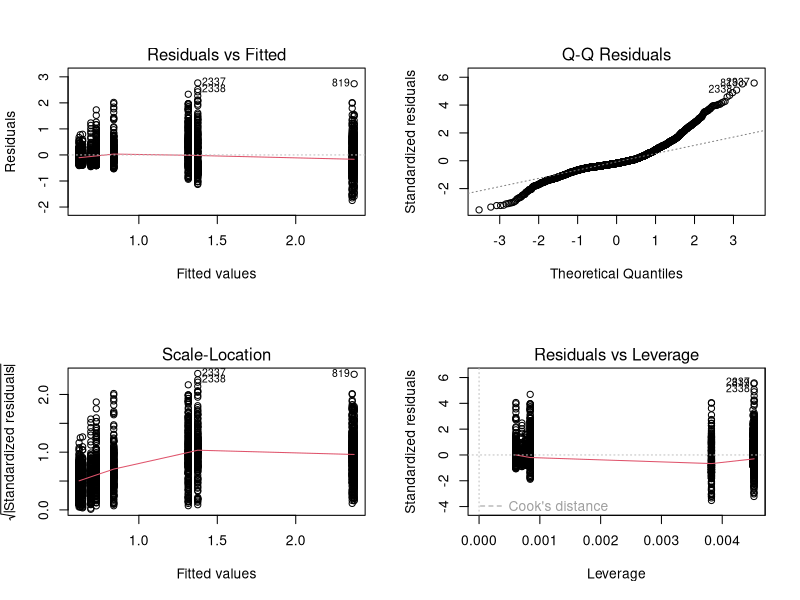
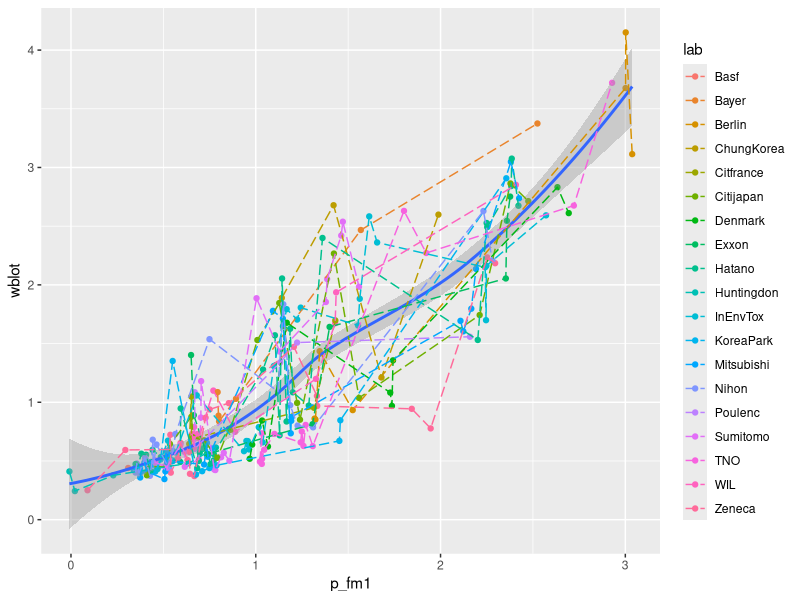
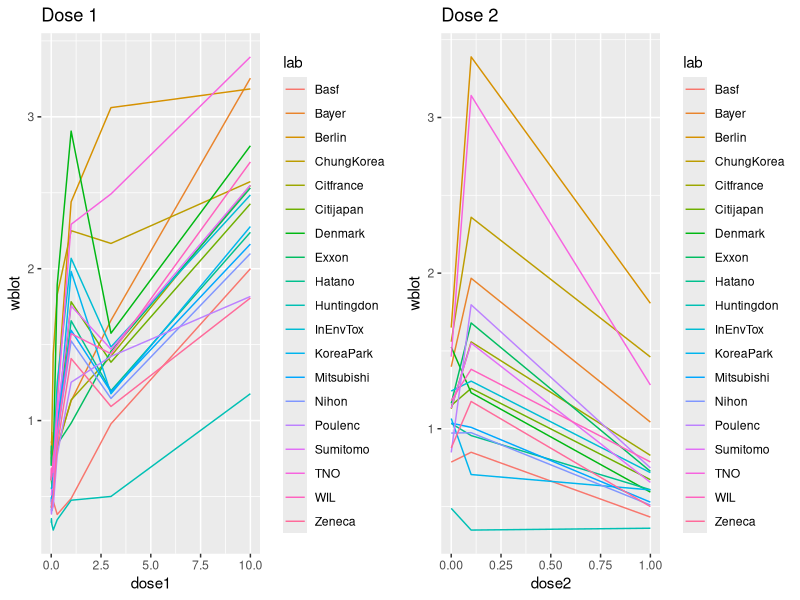
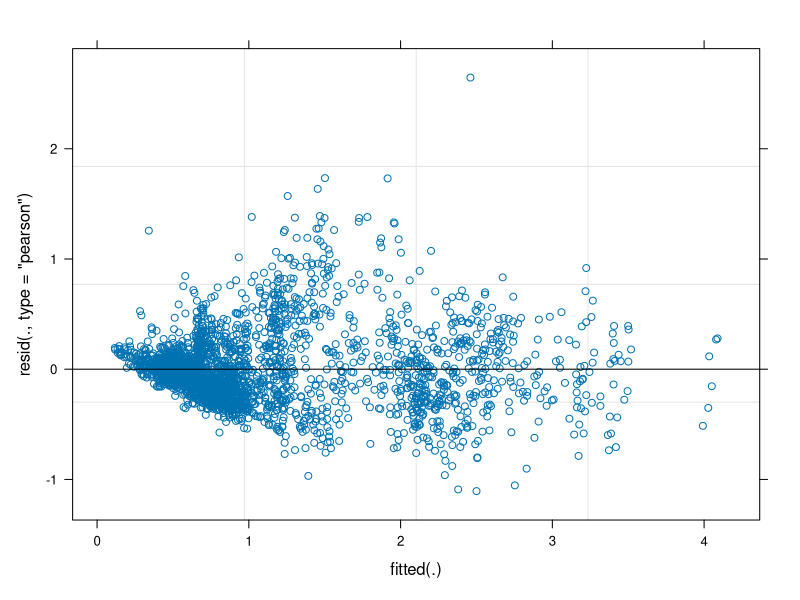
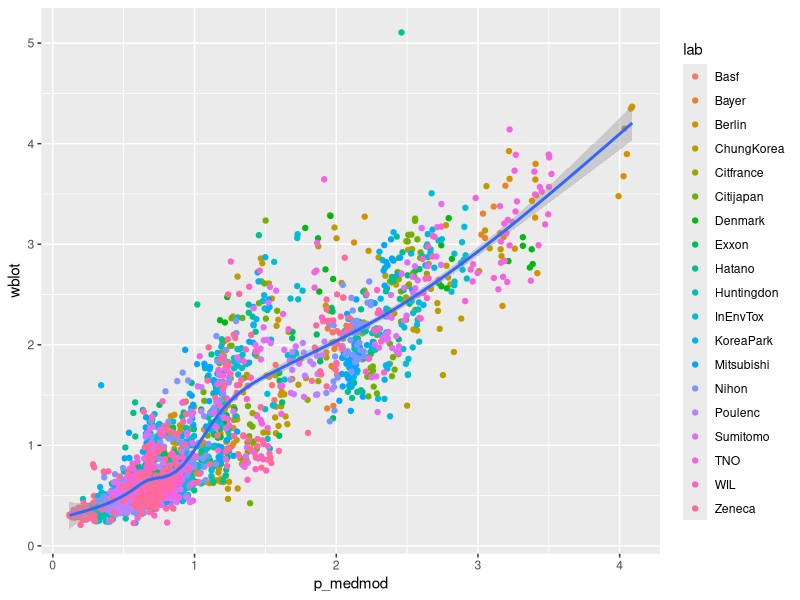
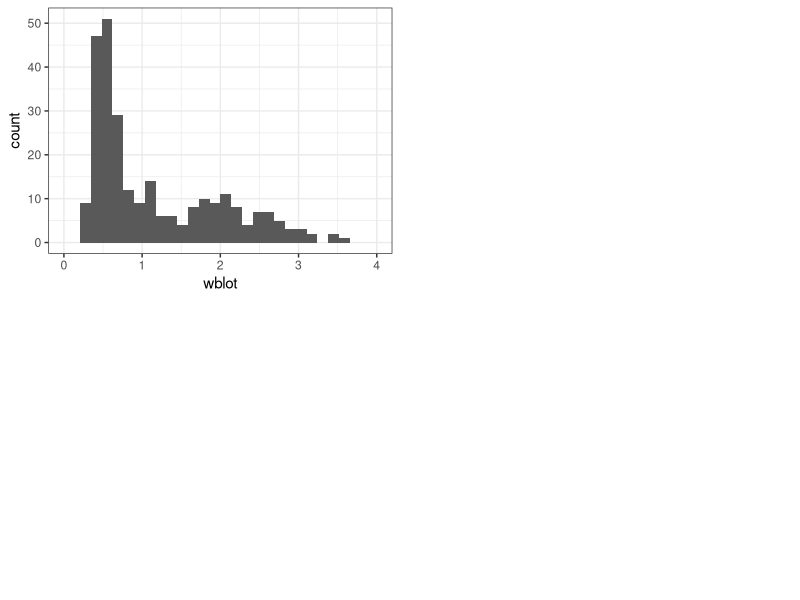

Here is the R script that generated these plots, in order: (Note: this script raises an error after producing the figures.)
## ---- chunk 1
library(dplyr)
library(lme4)
library(ggplot2)
#read in the data
###plot multiple ggplots in one place  obtained from http://www.cookbook-r.com/Graphs/Multiple_graphs_on_one_page_(ggplot2)/
# Multiple plot function
#
# ggplot objects can be passed in ..., or to plotlist (as a list of ggplot objects)
# - cols:   Number of columns in layout
# - layout: A matrix specifying the layout. If present, 'cols' is ignored.
#
# If the layout is something like matrix(c(1,2,3,3), nrow=2, byrow=TRUE),
# then plot 1 will go in the upper left, 2 will go in the upper right, and
# 3 will go all the way across the bottom.
#
multiplot <- function(..., plotlist=NULL, file, cols=1, layout=NULL) {
  library(grid)

  # Make a list from the ... arguments and plotlist
  plots <- c(list(...), plotlist)

  numPlots = length(plots)

  # If layout is NULL, then use 'cols' to determine layout
  if (is.null(layout)) {
    # Make the panel
    # ncol: Number of columns of plots
    # nrow: Number of rows needed, calculated from # of cols
    layout <- matrix(seq(1, cols * ceiling(numPlots/cols)),
                    ncol = cols, nrow = ceiling(numPlots/cols))
  }

 if (numPlots==1) {
    print(plots[[1]])

  } else {
    # Set up the page
    grid.newpage()
    pushViewport(viewport(layout = grid.layout(nrow(layout), ncol(layout))))

    # Make each plot, in the correct location
    for (i in 1:numPlots) {
      # Get the i,j matrix positions of the regions that contain this subplot
      matchidx <- as.data.frame(which(layout == i, arr.ind = TRUE))

      print(plots[[i]], vp = viewport(layout.pos.row = matchidx$row,
                                      layout.pos.col = matchidx$col))
    }
  }
}

####

RMSE <- function(x,y) {return(sqrt(mean((y-x)^2)))} 
dat <- read.table("case1.txt", header = T, stringsAsFactors = F, na.strings = ".", colClasses=c("character","character","numeric","numeric","numeric","numeric","numeric","numeric"))
dat <-  dat %>% filter(complete.cases(blot)) %>% mutate(wblot = blot/body, wwet = wet/body)
## ---- chunk 2
set.seed(3)
samp <- sample(dim(dat)[1], dim(dat)[1]/10)
test <- dat[samp,]
train <- dat[-samp,]
## ---- chunk 3
quantile(test$wblot)
## ---- chunk 4
lm1 <- lm(wblot ~ 1+ poly(dose1,2) + poly(dose2,2), data = train)
par(mfrow=c(2,2))
plot(lm1)
## ---- chunk 5
library(Metrics)
R1 <- NULL
for(i in 1: 100) {
  samp <- sample(dim(dat)[1], dim(dat)[1]/10)
  test <- dat[samp,]
  train <- dat[-samp,]
  lm1 <- lm(wblot ~ 1+ poly(dose1,2) + poly(dose2,2), data = train)
  p_lm1 <- predict(lm1, test)
  R1 <- rbind(R1, rmse(p_lm1, test$wblot))
}
## ---- chunk 6
fm1 <- lmer(wblot ~ 1 + (proto|lab) + body + poly(dose1,2) + poly(dose2,2), train)
summary(fm1)
## ---- chunk 7
R2 <- NULL
for(i in 1: 100){
  samp <- sample(dim(dat)[1], dim(dat)[1]/10)
  test <- dat[samp,]
  train <- dat[-samp,]
  fm1 <- lmer(wblot ~ 1 + (proto|lab) + body + poly(dose1,2) + poly(dose2,2), train)
  p_fm1 <- predict(fm1, test)
  R2 <- rbind(R2, RMSE(p_fm1, test$wblot))
}
ggplot(data = test, aes(p_fm1, wblot)) + geom_point(aes(colour = lab)) + geom_smooth() + geom_line(aes(colour=lab), linetype=5)
## ---- chunk 8
mean_dat1 <- dat %>% group_by(lab, dose1) %>% summarise(wblot = mean(wblot))
d1_graph <- ggplot(data = mean_dat1, aes(x = dose1, y = wblot, color = lab)) + geom_line() + ggtitle("Dose 1")
mean_dat2 <- dat %>% group_by(lab, dose2) %>% summarise(wblot = mean(wblot))
d2_graph <- ggplot(data = mean_dat2, aes(x = dose2, y = wblot, color = lab)) + geom_line() + ggtitle("Dose 2")

multiplot(d1_graph, d2_graph, cols = 2)
## ---- chunk 9
#dose response curve
minmod <- lmer(wblot ~ (1 + proto + dose1 + dose2| lab), dat) #minimum model
summary(minmod)
## ---- chunk 10
R3 <- NULL
for(i in 1: 100) {
  samp <- sample(dim(dat)[1], dim(dat)[1]/10)
  test <- dat[samp,]
  train <- dat[-samp,]
  lm1 <- lm(wblot ~ 1+ poly(dose1,2) + poly(dose2,2), data = train)
  p_lm1 <- predict(minmod, test)
  R3 <- rbind(R3, rmse(p_lm1, test$wblot))
}
## ---- chunk 11
medmod <- lmer(wblot ~ (1 + poly(dose1,2) + poly(dose2,2) |lab)+poly(dose1,2)+poly(dose2,2)+poly(body,2)+(proto*lab), dat) #med model
summary(medmod)
plot(medmod)
p_medmod <- predict(medmod, dat)
ggplot(data = dat, aes(p_medmod, wblot)) + geom_point(aes(colour = lab)) + geom_smooth() #+ geom_line(aes(colour=lab), linetype=5)

par(mfrow = c(2,2))
test_p <- ggplot(data = test, aes(x = wblot)) + geom_histogram() + lims(x = c(0,4)) + theme_bw()
min_p <- ggplot(test,aes(p_minmod)) + geom_histogram() + lims(x = c(0,4)) + theme_bw()
med_p <- ggplot(test,aes(p_medmod)) + geom_histogram() + lims(x = c(0,4)) + theme_bw()
multiplot(test_p, min_p, med_p, cols = 2)
